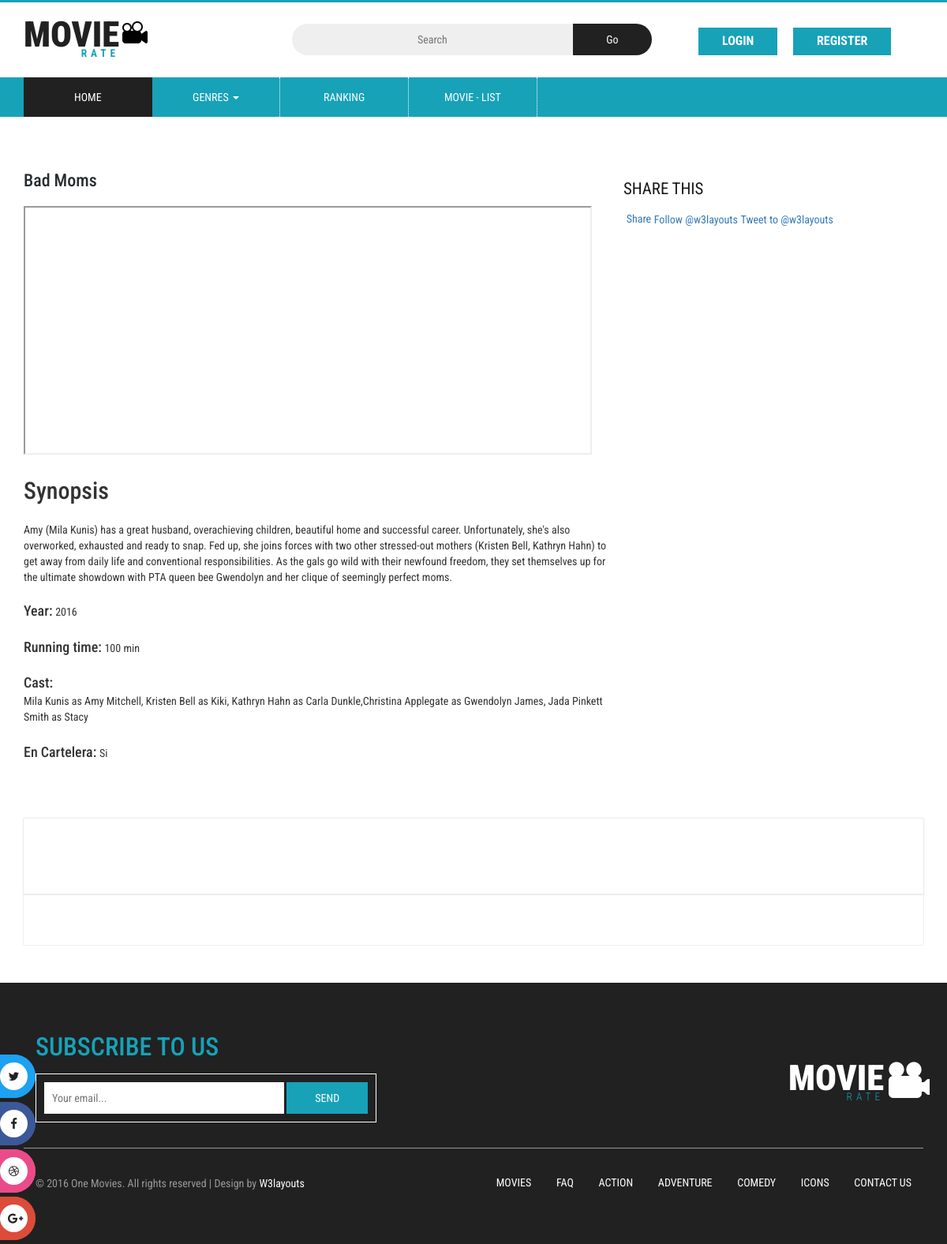
The app's page /movies/6/ with its own data.
### app/models.py (models this page shows, shortened)
class Movie(models.Model):
    title = models.CharField(max_length=200, null=False)
    sinopsis = models.TextField(max_length=2000, null=True)
    year = models.IntegerField(null=True)
    cast = models.TextField(max_length=2000, null=True)
    duration = models.IntegerField(null=False)
    trailer = models.CharField(max_length=100, null=False)
    onBillboard = models.BooleanField(null=False)
    class Meta:
        app_label = 'app'

### app/views.py (the view)
# urls.py: path('movies/<int:id>/', views.view_movie, name='view_movie'),
def view_movie(request, id):
    genre_list = Genre.objects.all()
    movie_obj = Movie.objects.get(pk=id)
    comments_list = Comment.objects.filter(movie_id=id)
    contexto = {
        'movie': movie_obj,
        'genre_list' : genre_list,
        'comments_list': comments_list
    }
    return render(request, 'app/movie.html', contexto)

### app/templates/app/movie.html (shortened to what this page needs)
{% extends "app/base.html" %}
{% load static %}
{% block contenido %}
<div class="general_social_icons">
	<nav class="social">
		<ul>
			<li class="w3_twitter"><a href="#">Twitter </a></li>
			<li class="w3_facebook"><a href="#">Facebook </a></li>
			<li class="w3_dribbble"><a href="#">Dribbble </a></li>
			<li class="w3_g_plus"><a href="#">Google+ </a></li>
		</ul>
	</nav>
</div>
<div class="single-page-agile-main">
	<div class="container">
		<div class="single-page-agile-info">
			<div class="show-top-grids-w3lagile">
				<div class="col-sm-8 single-left">
					<div class="song">
						<div class="song-info">
							<h3>{{movie.title}}</h3>
						</div>
						<div class="video-grid-single-page-agileits">
							<div>
								<iframe width="720" height="315" src="{{movie.trailer}}"></iframe>
							</div>
						</div>
					</div>
					<br>
					<h2>Synopsis</h2>
					<br>
					<p>{{movie.sinopsis}}</p>
					<br>
					<h4 style="display: inline-block;">Year:</h4>
					<p style="display: inline-block;">{{movie.year}}</p>
					<br>
					<br>
					<h4 style="display: inline-block;">Running time:</h4>
					<p style="display: inline-block;">{{movie.duration}} min</p>
					<br>
					<br>
					<h4 style="display: inline-block;">Cast:</h4>
					<p style="display: inline-block;">{{movie.cast}} </p>
					<br>
					<br>
					<h4 style="display: inline-block;">En Cartelera:</h4>
					<p style="display: inline-block;">
						{% if movie.onBillboard == False %}
						<span>No</span>
						{% else %}
						<span>Si</span>
						{% endif %}
					</p>
					<br>
					<br>
				</div>
				<div class="song-grid-right">
					<div class="share">
						<h5>Share this</h5>
						<div class="single-agile-shar-buttons">
							<ul>
								<li>
									<div class="fb-share-button" data-href="https://www.facebook.com/w3layouts"
										data-layout="button_count" data-size="small" data-mobile-iframe="true"><a
											class="fb-xfbml-parse-ignore" target="_blank"
											href="https://www.facebook.com/sharer/sharer.php?u=https%3A%2F%2Fwww.facebook.com%2Fw3layouts&amp;src=sdkpreparse">Share</a>
									</div>
								</li>
								<li class="news-twitter">
									<a href="https://twitter.com/w3layouts" class="twitter-follow-button"
										data-show-count="false">Follow @w3layouts</a>
								</li>
								<li>
									<a href="https://twitter.com/intent/tweet?screen_name=w3layouts"
										class="twitter-mention-button" data-show-count="false">Tweet to @w3layouts</a>
								</li>
							</ul>
						</div>
					</div>
				</div>
				<div class="clearfix"> </div>
				<div class="all-comments">
				</div>
			</div>
			<div class="w3_agile_banner_bottom_grid">
			</div>
		</div>
	</div>
</div>
{% endblock %}

### app/static/app/css/style.css (style rules this page uses)
html, body { font-size: 100%; font-family: 'Roboto Condensed', sans-serif; background:#ffffff; }
ul li,ol li { font-size:14px; }
p { margin:0; font-size:0.9em; }
h1,h2,h3,h4,h5,h6,a { font-family: 'Roboto Condensed', sans-serif; margin:0; }
ul,label { margin:0; padding:0; }
.w3_agile_banner_bottom_grid { padding:2em 1em; box-shadow:0px 0px 1px #999; }
.social { position: fixed; bottom: 0%; width: 4%; z-index: 9999; }
.social ul { padding: 0px; -webkit-transform: translate(-270px, 0); -moz-transform: translate(-270px, 0); -ms-transform: translate(-270px, 0); -o-transform: translate(-270px, 0); transform: translate(-270px, 0); }
.social ul li { display: block; margin: 5px; width: 310px; text-align: right; padding: 10px; -webkit-border-radius: 0 30px 30px 0; -moz-border-radius: 0 30px 30px 0; border-radius: 0 30px 30px 0; -webkit-transition: all 1s; -moz-transition: all 1s; -ms-transition: all 1s; -o-transition: all 1s; transition: all 1s; }
.w3_twitter { background:#1da1f2; }
.w3_facebook { background:#3b5998; }
.w3_dribbble { background:#ea4c89; }
.w3_g_plus { background:#dd4b39; }
.social ul li a { color:#212121; }

### app/static/app/css/contactstyle.css (style rules this page uses)
html, body { font-size: 100%; font-family: 'Roboto Condensed', sans-serif; background:#ffffff; }
ul li,ol li { font-size:14px; }
p { margin:0; font-size:0.9em; }
h1,h2,h3,h4,h5,h6,a { font-family: 'Roboto Condensed', sans-serif; margin:0; }
ul,label { margin:0; padding:0; }

### app/static/app/css/faqstyle.css (style rules this page uses)
html, body { font-size: 100%; font-family: 'Roboto Condensed', sans-serif; background:#ffffff; }
ul li,ol li { font-size:14px; }
p { margin:0; font-size:0.9em; }
h1,h2,h3,h4,h5,h6,a { font-family: 'Roboto Condensed', sans-serif; margin:0; }
ul,label { margin:0; padding:0; }

### app/static/app/css/single.css (style rules this page uses)
html, body { font-size: 100%; font-family: 'Roboto Condensed', sans-serif; }
.show-top-grids-w3lagile { padding: 1em 0 0 0; }
.song-info { padding-left: 0; padding: 0 0 1em; }
.song-info h3 { color: #272C2E; font-size: 22px; margin: 0; line-height: 1.5em; }
.share h5 { font-size: 1.3em; color: #181818; margin: 0 0 0em 0; font-weight: 400; text-transform: uppercase; }
.share ul { margin: 2em 0 0 0; padding: 0; list-style: none; }
.single-agile-shar-buttons { margin:1em 0 0 0; }
.single-agile-shar-buttons ul { padding:0; margin:0; }
.single-agile-shar-buttons ul li { display: inline-block; vertical-align: text-top; }
.single-agile-shar-buttons ul li:nth-child(2) { vertical-align: top; }
.news-twitter a { margin:1em 0 0 0 !important; }
.share { padding: 1em 0 0 1em; }
.single-left { padding-bottom: 2em; padding-left: 0; }
.all-comments { margin: 1em 0 0 0; padding-left: 0; padding: 1em 1em; box-shadow: 0px 0 2px #C1C1C1 !important; -o-box-shadow: 0px 0 2px #C1C1C1 !important; -moz-box-shadow: 0px 0 2px #C1C1C1 !important; -ms-box-shadow: 0px 0 2px #C1C1C1 !important; }

### app/static/app/css/medile.css (style rules this page uses)
html, body { font-size: 100%; font-family: 'Roboto Condensed', sans-serif; background:#ffffff; margin: 0; }
p,ul li,ol li { margin:0; font-size:14px; }
h1,h2,h3,h4,h5,h6 { margin:0; }
ul,label { margin:0; padding:0; }
.w3_agile_banner_bottom_grid { padding: 2em 1em; box-shadow: 0px 0px 1px #999; }
.w3l-agile-horror,.general-agileits-w3l,.single-page-agile-main,.wthree-comedy { padding:3em 0; }

### records on screen
Movie: title "Bad Moms", sinopsis "Amy (Mila Kunis) has a great husband, overachieving children, beautiful home and successful career. Unfortunately, she's also overworked, exhausted and ready to snap. Fed up, she joins forces with two other stressed-out mothers (Kristen Bell, Kathryn Hahn) to get away from daily life and conventional responsibilities. As the gals go wild with their newfound freedom, they set themselves up for the ultimate showdown with PTA queen bee Gwendolyn and her clique of seemingly perfect moms.", year "2016", duration "100", cast "Mila Kunis as Amy Mitchell, Kristen Bell as Kiki, Kathryn Hahn as Carla Dunkle,Christina Applegate as Gwendolyn James, Jada Pinkett Smith as Stacy"
